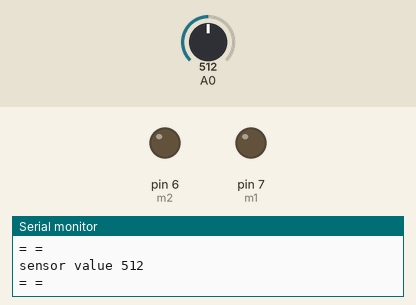
This sketch was run on a simulated Arduino Uno, built with avr-gcc and run on an emulated ATmega328P. Shown: output pins drawn as LEDs (lit = HIGH), the last lines printed to the serial monitor. The test bench sets the inputs (shaded band); at power-on: A0 = 512. Pins used as bus, display or sensor lines are not drawn.

Above: at 1.2 s.
1.3 s: A0 set to 888
4.3 s: A0 set to 905
At 7.1 s:
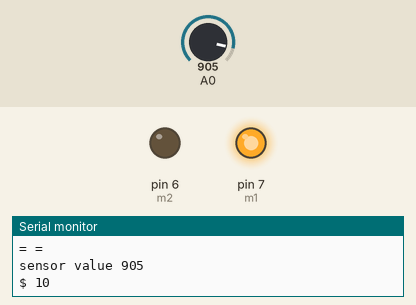
9.4 s: A0 set to 940
Timing chart, 0 to 13.3 s (numbered marks = the images above; inputs shaded):
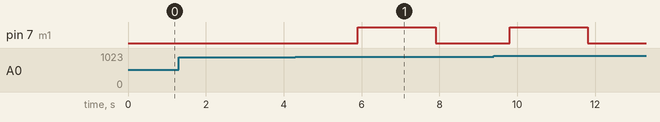

Measured:
- the behaviour switches between 904 and 905 on A0 (found by bisection; images 0 and 1)
- after the input at 4.3 s, pin 7 (m1): LOW → HIGH after 1.6 s, → LOW 2.0 s later

The sketch:

NoteDetector.ino
```cpp
int vcc = 12;
int gnd =2;
int m1 = 7;
int m2 = 6;
void setup()
{
Serial.begin(9600);
pinMode(vcc, OUTPUT);
pinMode(gnd, OUTPUT);
pinMode(m1, OUTPUT);
pinMode(m2, OUTPUT);
}
void loop()
{

digitalWrite(vcc, HIGH);
digitalWrite(gnd, LOW);
unsigned int AnalogValue;
AnalogValue = analogRead(A0);
Serial.print("sensor value ");
Serial.println(AnalogValue);
if (905<= AnalogValue && AnalogValue <=915)
{
Serial.println("$ 10");
delay(1500);
digitalWrite(m1,HIGH);
digitalWrite(m2,LOW);
delay(2000);
digitalWrite(m1,LOW);
digitalWrite(m2,LOW);
}
if (930<= AnalogValue && AnalogValue<= 940)
{
Serial.println("$ 500");
delay(1500);
digitalWrite(m1,HIGH);
digitalWrite(m2,LOW);
delay(2000);
digitalWrite(m1,LOW);
digitalWrite(m2,LOW);
}
if (960<= AnalogValue && AnalogValue <= 970)
{
Serial.println("$ 200/100");
delay(1500);
digitalWrite(m1,HIGH);
digitalWrite(m2,LOW);
delay(2000);
digitalWrite(m1,LOW);
digitalWrite(m2,LOW);
}
else
{
Serial.println("= =");
digitalWrite(LED_BUILTIN,LOW);
}
delay(400);
}
```
